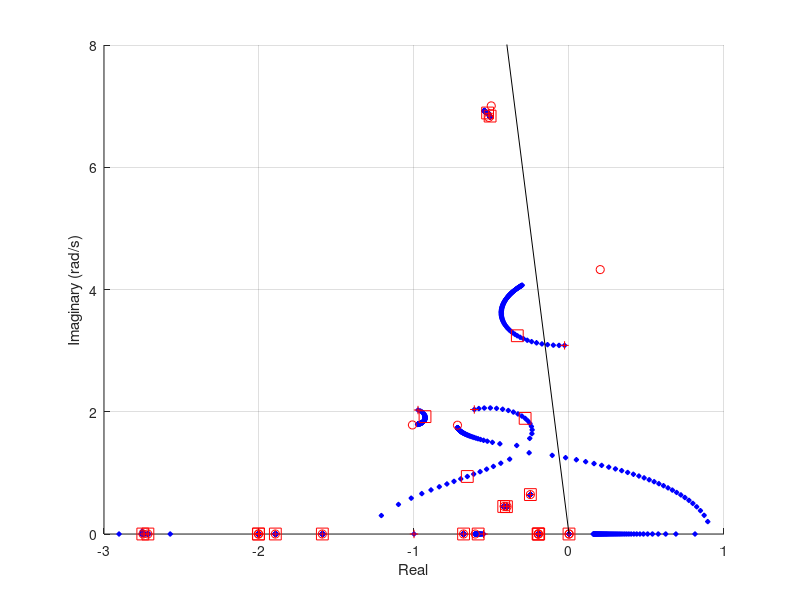

Write the MATLAB code that produced this figure. (Note: this script raises an error after producing the figure.)
%% fig 10.32

clear all; close all; clc;
load('d2atcscs.mat');

fig32_name = './dat/ch10_fig32.dat';

fig32 = figure;
ax321 = subplot(1,1,1,'parent',fig32);
hold(ax321,'on');
grid(ax321,'on');

sys_tcsc = ss(a_mat,b_tcsc(:,1),c_v(12,:),0);

cn = 100*conv([1,0],conv([0.1,1],[0.1,1]));
cd = conv([1,1],conv([0.05,1],conv([0.5,1],[0.5,1])));
sys_c1 = tf(cn,cd);

sys_tcsc_c1 = sys_tcsc*sys_c1;

K = [0:0.1:10,1000];
eig_track = zeros(size(sys_tcsc_c1.a,1),length(K));
for ii = 1:length(K)
    eig_track(:,ii) = eig(sys_tcsc_c1.a - K(ii)*sys_tcsc_c1.b*sys_tcsc_c1.c);
    if ii < length(K)
        plot(ax321,real(eig_track(:,ii)),imag(eig_track(:,ii)),...
             'bd','markerFaceColor','b','markerSize',3.5);
    end
end

for ii = 1:size(eig_track,2)
    if (ii == length(K))
        plot(ax321,real(eig_track(:,ii)),imag(eig_track(:,ii)),...
             'ro');
    elseif (ii == 11)
        plot(ax321,real(eig_track(:,ii)),imag(eig_track(:,ii)),...
             'rs','markerSize',8.5);
    end
end

plot(ax321,real(eig_track(:,1)),imag(eig_track(:,1)),'r+','lineWidth',0.75);
plot(ax321,[-5,0],[5*tan(acos(0.05)),0],'k-');

axis(ax321,[-3,1,0,8]);
xlabel(ax321,'Real');
ylabel(ax321,'Imaginary (rad/s)');

rl_vec = reshape(eig_track,[1,numel(eig_track)]);

H32 = {'k','mag','ang','re','im'};
M32 = [1:length(rl_vec); abs(rl_vec); (180/pi)*angle(rl_vec);
      real(rl_vec); imag(rl_vec)];

fid32 = fopen(fig32_name,'w');
fprintf(fid32,'%s,%s,%s,%s,%s\n',H32{:});    % must match number of columns
fprintf(fid32,'%6e,%6e,%6e,%6e,%6e\n',M32);  % must match number of columns
fclose(fid32);

% eof
